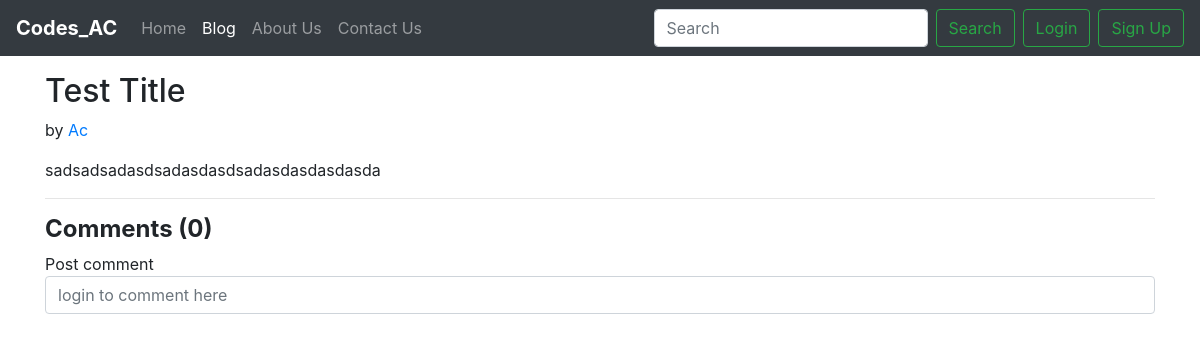
Before: /blog/Ac with the older database file.
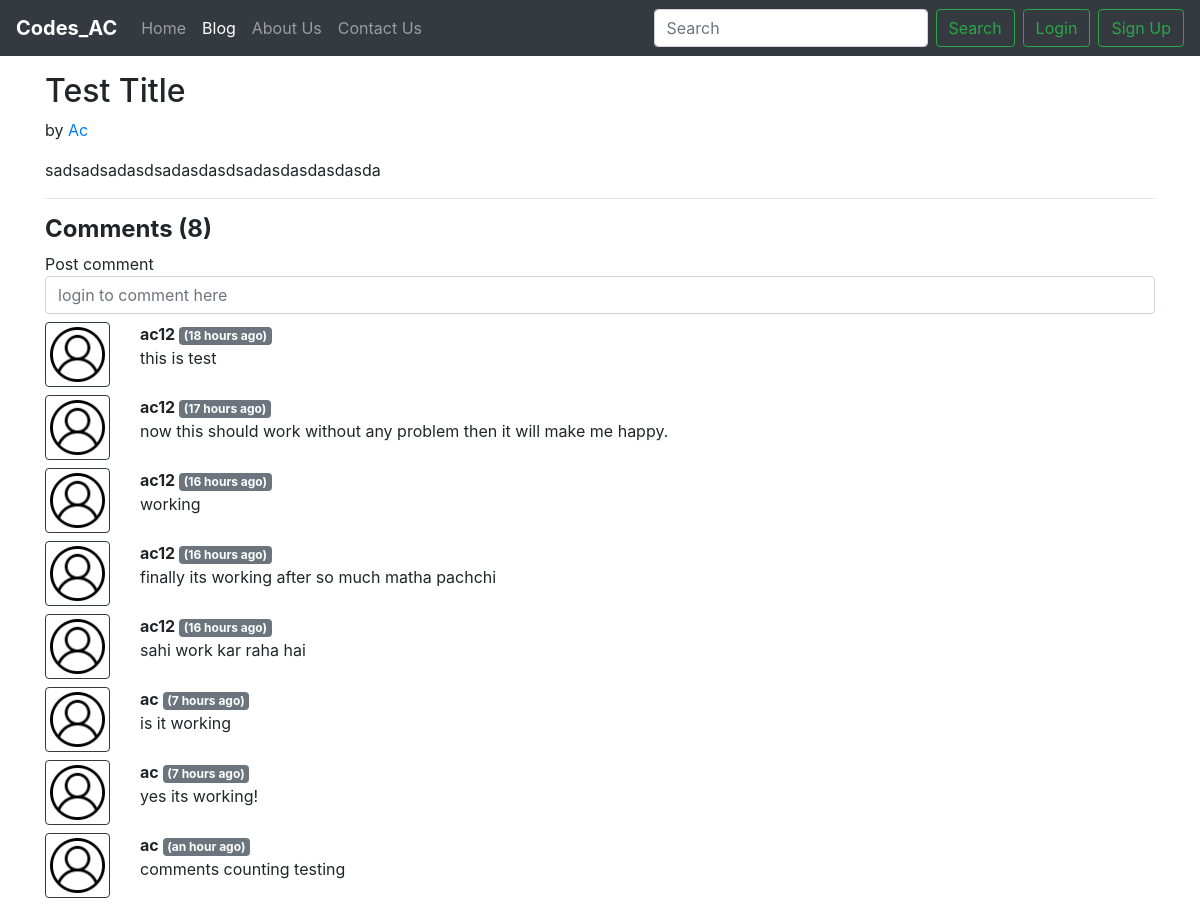
After: the same page with the newer database file.
### blog/models.py (models this page shows, shortened)
class Post(models.Model):
    sno = models.AutoField(primary_key = True)
    author = models.CharField(max_length=100, default="")
    title = models.CharField(max_length=100, default="")
    content = models.TextField()
    pub_date = models.DateTimeField()
    slug = models.CharField(max_length=140)

class BlogComment(models.Model):
    sno = models.AutoField(primary_key = True)
    comment = models.TextField()
    user = models.ForeignKey(User, on_delete=models.CASCADE)
    post = models.ForeignKey(Post, on_delete=models.CASCADE)
    parent = models.ForeignKey('self', on_delete=models.CASCADE, null=True)
    timestamp = models.DateTimeField(default=now)

### blog/views.py (the view)
# urls.py: path('<str:slug>', views.blogPost, name="blogPost")
def blogPost(request, slug):
    post = Post.objects.filter(slug=slug)
    comments = BlogComment.objects.filter(post=post[0])
    return render(request, 'blog/blogPost.html',{'post':post, 'comments':comments})

### templates/blog/blogPost.html (shortened to what this page needs)
{% extends 'basic.html' %}
{% block blogactive %} active {% endblock blogactive %}
{% block body %}
{% load humanize %}
<div class="container my-3">
        {% for post in post %}
        <h2 class="blog-post-title">{{post.title}}</h2>
        <p class="blog-post-meta">{{post.timeStamp}} by <a href="/about">{{post.author}}</a></p>
        <p>{{post.content}}</p>
        <hr>
        </div>
        <div class="container">
        <h4> <b> Comments ({{comments.count}}) </b></h4>
        Post comment
        {% if user.is_authenticated %}
        <form action="/blog/postComment" method="POST">
        {% csrf_token %}
        <div class="form-group my-1">
        <input type="text" class="form-control" name="comment" id="comment" placeholder="comment here">
        <input type="hidden" name="postId" value="{{post.sno}}">
        <button type="submit" class="my-2">Submit</button>
        </div>
        </form>
        {% else %}
        <input type="text" class="form-control" name="loginTOcomment" id="loginTOcomment" placeholder="login to comment here">
        {% endif %}
        {% endfor %}
        {% for comment in comments %}
        <div class="row my-2">
                <div class="col-md-1"><img src="/static/image/user.png" alt="user" class="img-thumbnail border-dark border-radius:1200"></div>
                <div class="col-md-11"> <b> {{comment.user.username}} </b> <Span class="badge badge-secondary" > ({{comment.timestamp|naturaltime}})</Span>
                <div>{{comment.comment}}</div>
                </div>
        </div>
        {% endfor %}
        </div>
{% endblock body %}

### templates/basic.html (shortened to what this page needs)
<!doctype html>
<html lang="en">
<head>
  <link rel="stylesheet" href="https://stackpath.bootstrapcdn.com/bootstrap/4.5.0/css/bootstrap.min.css"
>
</head>
<body>
  <nav class="navbar navbar-expand-lg navbar-dark bg-dark">
    <a class="navbar-brand" href="/"><b> Codes_AC </b></a>
    <div class="collapse navbar-collapse" id="navbarSupportedContent">
      <ul class="navbar-nav mr-auto">
        <li class="nav-item {% block homeactive %}
      {% endblock homeactive %} ">
          <a class="nav-link" href="/">Home <span class="sr-only">(current)</span></a>
        </li>
        <li class="nav-item {% block blogactive %}
      {% endblock blogactive %} ">
          <a class="nav-link" href="/blog">Blog</a>
        </li>
        <li class="nav-item {% block aboutactive %}
      {% endblock aboutactive %} ">
          <a class="nav-link" href="/about">About Us</a>
        </li>
        <li class="nav-item {% block contactactive %}
      {% endblock contactactive %} ">
          <a class="nav-link" href="/contact">Contact Us</a>
        </li>
      </ul>
      <form method="get" action="/search/" class="form-inline my-2 my-lg-0">
        <input class="form-control mr-sm-2" type="search" placeholder="Search" aria-label="Search" name="query"
          id="query">
        <button class="btn btn-outline-success my-2 my-sm-0" type="submit">Search </button>
        {% if user.is_authenticated %}
        <ul class="navbar-nav mr-4">
          <li class="nav-item dropdown">
            <a class="nav-link dropdown-toggle" href="#" id="navbarDropdown" role="button" data-toggle="dropdown"
              aria-haspopup="true" aria-expanded="false">
              Welcome {{request.user}}
            </a>
            <div class="dropdown-menu" aria-labelledby="navbarDropdown">
              <a class="dropdown-item" href="/logout">Logout</a>
            </div>
          </li>
        </ul>
        {% else %}
        <button type="button" class="btn btn-outline-success mx-2 " data-toggle="modal" data-target="#login">
          Login
        </button>
        <button type="button" class="btn btn-outline-success " data-toggle="modal" data-target="#signup">
          Sign Up
        </button>
        {% endif %}
      </form>
    </div>
  </nav>
  {% block body %} {% endblock  %}
</body>
</html>

Changed rows visible on the page:
computed for Post "Test Title": count "0" → "8"
added BlogComment: user.username "ac12", timestamp "18 hours ago", comment "this is test"
added BlogComment: user.username "ac12", timestamp "17 hours ago", comment "now this should work without any problem then it will make me happy."
added BlogComment: user.username "ac12", timestamp "16 hours ago", comment "working"
added BlogComment: user.username "ac12", timestamp "16 hours ago", comment "finally its working after so much matha pachchi"
added BlogComment: user.username "ac12", timestamp "16 hours ago", comment "sahi work kar raha hai"
added BlogComment: user.username "ac", timestamp "7 hours ago", comment "is it working"
added BlogComment: user.username "ac", timestamp "7 hours ago", comment "yes its working!"
added BlogComment: user.username "ac", timestamp "an hour ago", comment "comments counting testing"
